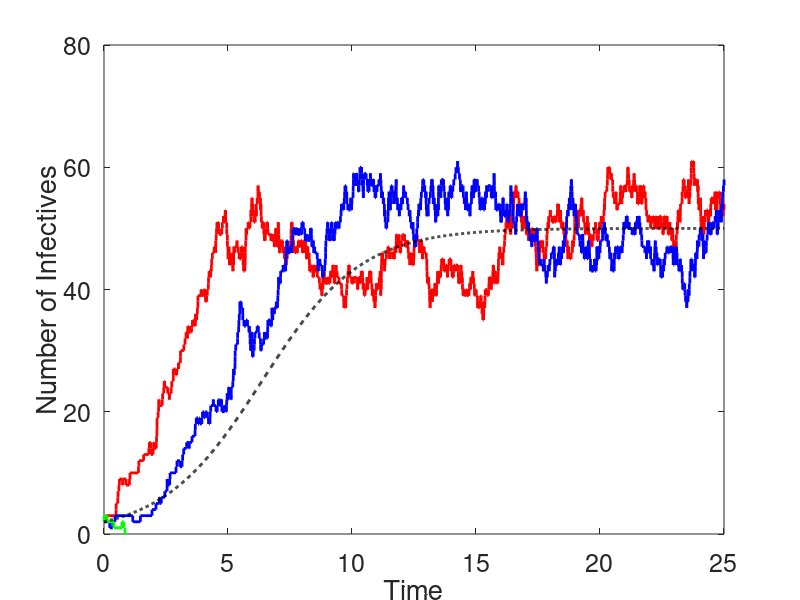

The MATLAB script that drew this image:
% CTMC SIS Epidemic Model
% Three Sample Paths and the Deterministic Solution
clear
set(0,'DefaultAxesFontSize', 18);
set(gca,'fontsize',18);
beta=1;
b=0.25;
g=0.25;
R0=beta/(b+g);
N=100;
init=2;
time=25;
sim=3;



for k=1:sim
clear t s i
t(1)=0;
i(1)=init;
j=1;
while i(j)>0 && t(j)<time
u1=rand; % uniform random number
u2=rand; % uniform random number
tot=(beta/N)*i(j)*(N-i(j))+(b+g)*i(j);
birth=(beta*(N-i(j))/N)/(beta*(N-i(j))/N+b+g);
t(j+1)=t(j)-log(u1)/tot;
if u2 <= birth
i(j+1)=i(j)+1;
else
i(j+1)=i(j)-1;
end

j=j+1;
end

if k==1
stairs(t,i,'r-','LineWidth',2)
elseif k==2
stairs(t,i,'b-','LineWidth',2)
else
stairs(t,i,'g-','LineWidth',2)
end
hold on
end

% Euler�s Method Applied to the Deterministic SIS Epidemic Model
dt=0.01;
y(1)=init;
for k=1:time/dt
y(k+1)=y(k)+dt*(beta*(N-y(k))*y(k)/N-(b+g)*y(k));
end


plot([0:dt:time],y,'k--','LineWidth',2);
axis([0,time,0,80]);
xlabel('Time');
ylabel('Number of Infectives');
hold off